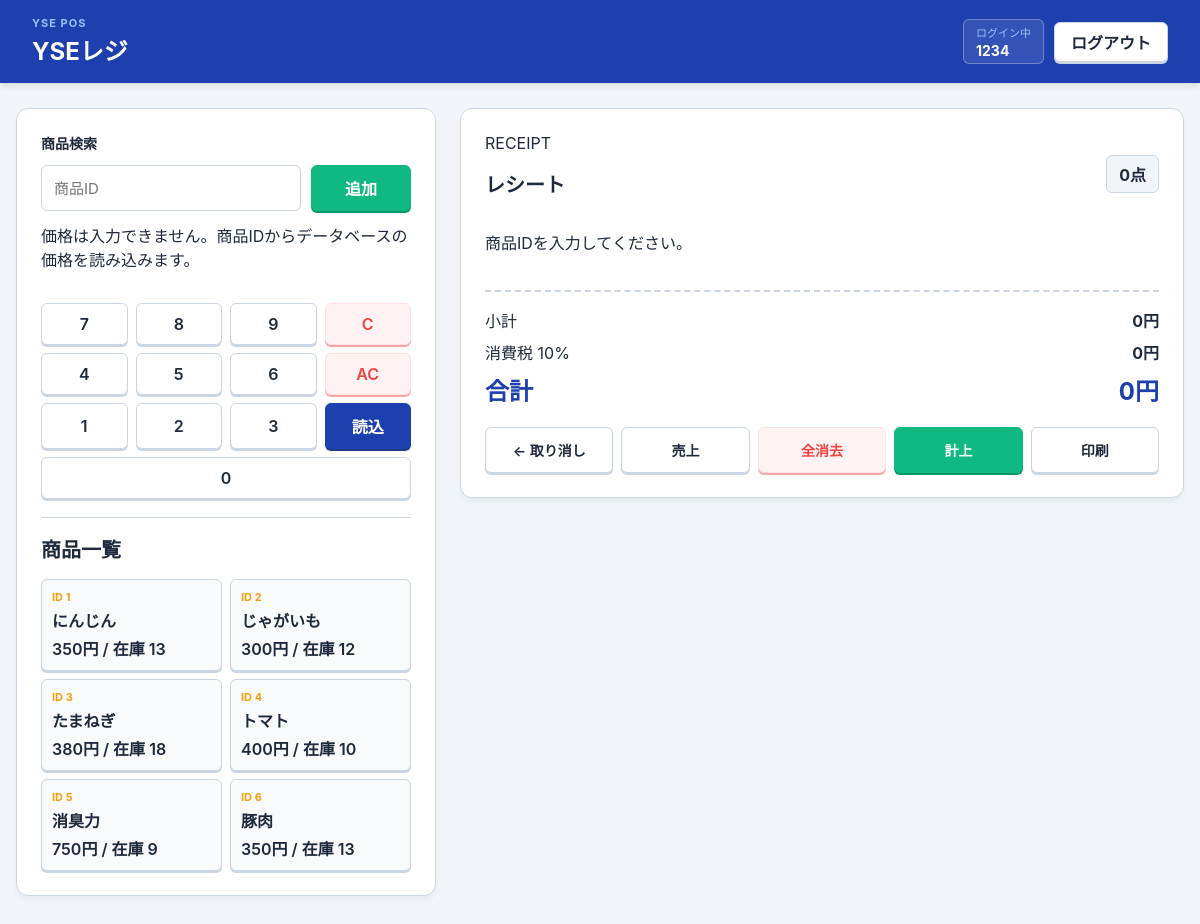
/index.php?tab_login=1 (signed in), run on the app's committed database.
### tables this page shows
CREATE TABLE `items` (
  `id` int(11) NOT NULL,
  `name` text NOT NULL,
  `price` int(11) NOT NULL,
  `stock` int(11) NOT NULL
);

CREATE TABLE `settings` (
  `key` varchar(50) NOT NULL,
  `value` varchar(255) NOT NULL
);

### funcs/functions.php (called while the page is built, shortened)
<?php
function h($value)
{
    return htmlspecialchars((string)$value, ENT_QUOTES, 'UTF-8');
}
function yen($value)
{
    return number_format((int)$value) . '円';
}
function cartSubtotal(array $cart)
{
    $subtotal = 0;
    return $subtotal;
}
function cartCount(array $cart)
{
    $count = 0;
    return $count;
}
?>

### db.php (called while the page is built, shortened)
<?php
function getTaxRate(PDO $pdo)
{
    $stmt = $pdo->prepare("SELECT `value` FROM settings WHERE `key` = 'tax_rate'");
    $stmt->execute();
    $rate = $stmt->fetchColumn();
    return max(0, min(100, (float)$rate));
}

### index.php (the view, shortened to what this page needs)
<?php
require_once 'db.php';
require_once 'funcs/functions.php';
$cart = $_SESSION['cart'] ?? [];
$lastReceipt = $_SESSION['last_receipt'] ?? null;
$items = [];
$taxRate = 10.0;
try {
    $pdo = getPdo();
    $taxRate = getTaxRate($pdo);
    $items = $pdo->query('SELECT id, name, price, stock FROM items ORDER BY id')->fetchAll();
} catch (PDOException $e) {
    $dbError = 'データベースに接続できません。XAMPPのMySQLを確認してください。';
    error_log('画面表示エラー: ' . $e->getMessage());
}
$subtotal = cartSubtotal($cart);
$taxAmount = (int)floor($subtotal * ($taxRate / 100));
$total = $subtotal + $taxAmount;
$showLastReceipt = !$cart && $lastReceipt && (($_GET['show_last_receipt'] ?? '') === '1');
$receiptRows = $showLastReceipt ? ($lastReceipt['cart'] ?? []) : $cart;
$displaySubtotal = $showLastReceipt ? (int)$lastReceipt['subtotal'] : $subtotal;
$displayTaxRate = $showLastReceipt ? (float)$lastReceipt['tax_rate'] : $taxRate;
$displayTotal = $showLastReceipt ? (int)$lastReceipt['total'] : $total;
$displayTaxAmount = max(0, $displayTotal - $displaySubtotal);
$displayItemCount = cartCount($receiptRows);
?>
<!DOCTYPE html>
<html lang="ja">
<head>
    <link rel="stylesheet" href="style.css">
</head>
<body class="pos-page">
    <header class="app-header">
        <div>
            <p class="eyebrow">YSE POS</p>
            <h1>YSEレジ</h1>
        </div>
        <nav class="top-actions">
            <div class="user-status">
                <span>ログイン中</span>
                <strong><?= h($_SESSION['login_user_id'] ?? '未ログイン') ?></strong>
            </div>
            <a href="login.php?logout=1">ログアウト</a>
        </nav>
    </header>
    <main class="pos-layout">
        <section class="register-panel">
            <form method="post" action="process.php" class="scan-form" id="scanForm">
                <label for="item_id">商品検索</label>
                <div class="scan-row">
                    <input
                        type="text"
                        inputmode="numeric"
                        pattern="[0-9]*"
                        name="item_id"
                        id="item_id"
                        placeholder="商品ID"
                        autocomplete="off"
                        autofocus
                    >
                    <button type="submit" class="primary-btn">追加</button>
                </div>
                <p class="hint">価格は入力できません。商品IDからデータベースの価格を読み込みます。</p>
            </form>
            <div class="keypad product-keypad" aria-label="商品ID入力キー">
                <button type="button" onclick="addDigit('7')">7</button>
                <button type="button" onclick="addDigit('8')">8</button>
                <button type="button" onclick="addDigit('9')">9</button>
                <button type="button" class="danger-soft" onclick="deleteDigit()">C</button>
                <button type="button" onclick="addDigit('4')">4</button>
                <button type="button" onclick="addDigit('5')">5</button>
                <button type="button" onclick="addDigit('6')">6</button>
                <button type="button" class="danger-soft" onclick="clearInput()">AC</button>
                <button type="button" onclick="addDigit('1')">1</button>
                <button type="button" onclick="addDigit('2')">2</button>
                <button type="button" onclick="addDigit('3')">3</button>
                <button type="button" class="accent-btn" onclick="submitScan()">読込</button>
                <button type="button" class="span-4" onclick="addDigit('0')">0</button>
            </div>
            <div class="catalog">
                <h2>商品一覧</h2>
                <div class="item-grid">
                    <?php foreach ($items as $item): ?>
                        <form method="post" action="process.php" class="item-tile">
                            <button type="submit">
                                <span class="item-id">ID <?= h($item['id']) ?></span>
                                <strong><?= h($item['name']) ?></strong>
                                <span><?= yen($item['price']) ?> / 在庫 <?= h($item['stock']) ?></span>
                            </button>
                        </form>
                    <?php endforeach; ?>
                </div>
            </div>
        </section>
        <section class="receipt-panel">
            <div class="receipt-head">
                <div>
                    <p class="eyebrow">RECEIPT</p>
                    <h2><?= $showLastReceipt ? '直近のレシート' : 'レシート' ?></h2>
                </div>
                <span class="count-badge"><?= h($displayItemCount) ?>点</span>
            </div>
            <div class="receipt-lines" id="printArea">
                <?php if (!$receiptRows): ?>
                    <p class="empty">商品IDを入力してください。</p>
                <?php endif; ?>
            </div>
            <div class="totals">
                <div><span>小計</span><strong><?= yen($displaySubtotal) ?></strong></div>
                <div><span>消費税 <?= h(rtrim(rtrim(number_format($displayTaxRate, 2), '0'), '.')) ?>%</span><strong><?= yen($displayTaxAmount) ?></strong></div>
                <div class="grand-total"><span>合計</span><strong><?= yen($displayTotal) ?></strong></div>
            </div>
            <div class="receipt-actions">
                <form method="post" action="process.php">
                    <button type="submit" name="action" value="undo">← 取り消し</button>
                </form>
                <form method="post" action="process.php">
                    <button type="submit" name="action" value="sales_total">売上</button>
                </form>
                <form method="post" action="process.php">
                    <button type="submit" name="action" value="clear_cart" class="danger-soft">全消去</button>
                </form>
                <form method="post" action="process.php">
                    <button type="submit" name="action" value="checkout" class="primary-btn">計上</button>
                </form>
                <button type="button" onclick="window.print()">印刷</button>
            </div>
        </section>
    </main>
</body>
</html>

### data on the page
items: id "1", name "にんじん", price "350円", stock "13"
items: id "2", name "じゃがいも", price "300円", stock "12"
items: id "3", name "たまねぎ", price "380円", stock "18"
items: id "4", name "トマト", price "400円", stock "10"
items: id "5", name "消臭力", price "750円", stock "9"
items: id "6", name "豚肉", price "350円", stock "13"
settings: value "10", value "0円"

### other printed values
$_SESSION['login_user_id'] "1234"
$displayItemCount "0"
yen($displaySubtotal) "0円"
